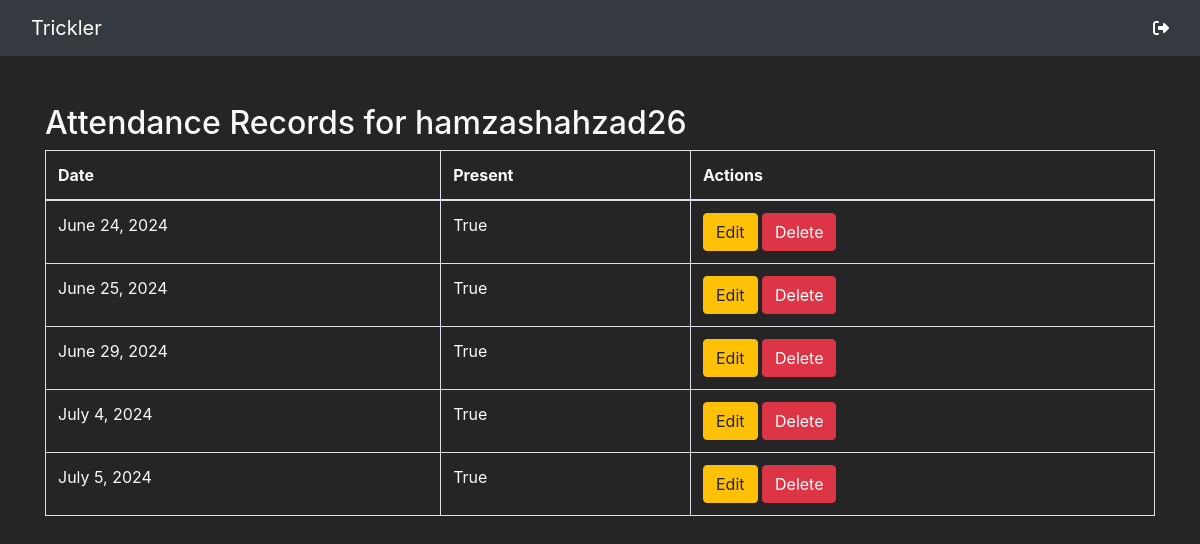
Screenshot of /view_user_attendance/1 (signed in) with the database file from the repository.
### main/models.py (models this page shows, shortened)
class Attendance(models.Model):
    user = models.ForeignKey(User, on_delete=models.CASCADE)
    date = models.DateField(default=date.today)
    present = models.BooleanField(default=True)

### main/admin_views.py (the view)
# urls.py: path('view_user_attendance/<int:user_id>', admin_views.view_user_attendance, name='view_user_attendance'),
@staff_member_required
def view_user_attendance(request, user_id):
    user = User.objects.get(id=user_id)
    attendance_records = Attendance.objects.filter(user=user)
    return render(request, 'view_user_attendance.html', {'attendance_records': attendance_records, 'user': user})

### main/templates/view_user_attendance.html
{% extends "index_admin.html" %} {% block body %}
<div class="container mt-5 text-light">
  <h2>Attendance Records for {{ user.username }}</h2>
  <table class="table table-bordered">
    <thead>
      <tr>
        <th>Date</th>
        <th>Present</th>
        <th>Actions</th>
      </tr>
    </thead>
    <tbody>
      {% for record in attendance_records %}
      <tr>
        <td>{{ record.date }}</td>
        <td>{{ record.present }}</td>
        <td>
          <a
            href="{% url 'edit_attendance' record.id %}"
            class="btn btn-warning"
            >Edit</a
          >
          <a
            href="{% url 'delete_attendance' record.id %}"
            class="btn btn-danger"
            >Delete</a
          >
        </td>
      </tr>
      {% endfor %}
    </tbody>
  </table>
</div>
{% endblock body %}

### rows the page displays
Attendance: date "June 24, 2024", present "True"
Attendance: date "June 25, 2024", present "True"
Attendance: date "June 29, 2024", present "True"
Attendance: date "July 4, 2024", present "True"
Attendance: date "July 5, 2024", present "True"

### other values shown
{{ user.username }} "hamzashahzad26"
